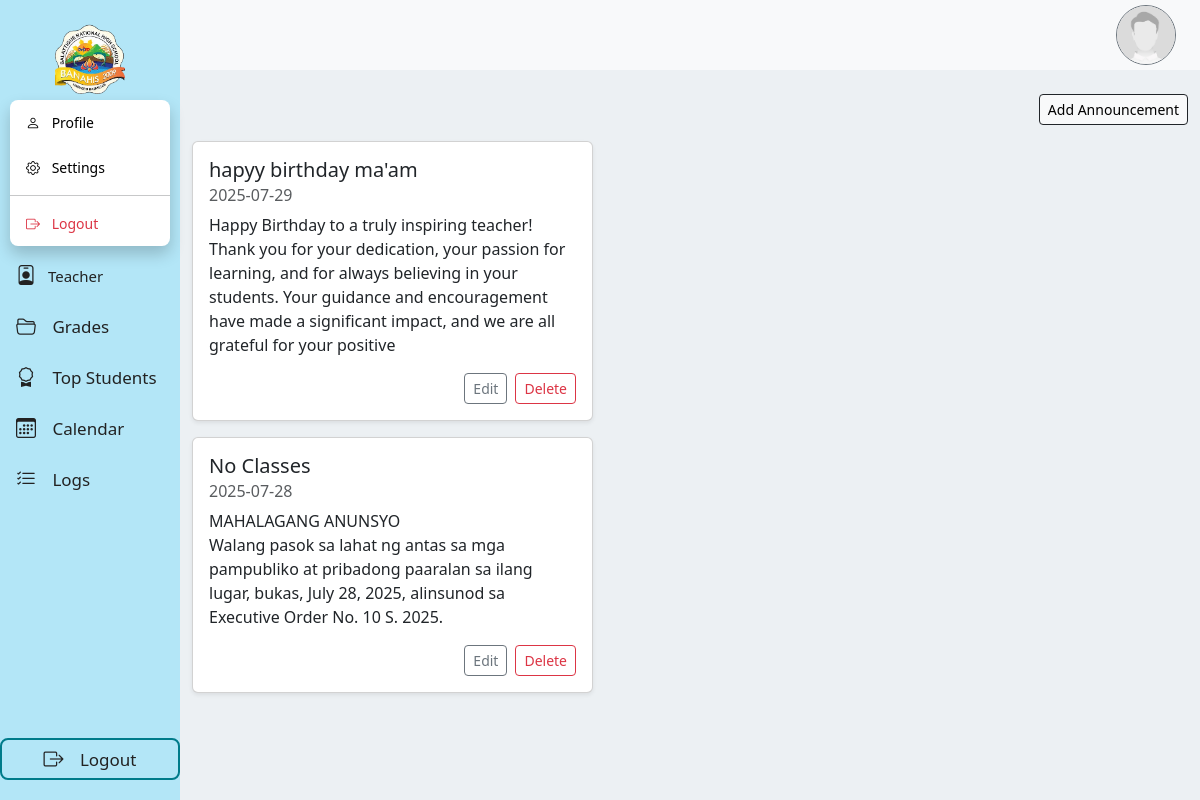
Page /administration/announcements.php on the committed database.
### tables this page shows
CREATE TABLE `announcement` (
  `id` int(11) NOT NULL,
  `title` varchar(250) NOT NULL,
  `date` date NOT NULL,
  `content` text NOT NULL
);

### administration/announcements.php (the view, shortened to what this page needs)
<?php
include '../config.php';
$announcements = $conn->query("SELECT * FROM announcement ORDER BY date DESC");
?>
<!DOCTYPE html>
<html lang="en">
<head>
  <link href="https://cdn.jsdelivr.net/npm/bootstrap@5.3.3/dist/css/bootstrap.min.css" rel="stylesheet">
</head>
<body>
 <?php include '../navs/adminNav.php'; ?>
<div class="container mt-4">
  <div class="d-flex justify-content-end mb-3">
    <button class="btn btn-light border-dark btn-sm" data-bs-toggle="modal" data-bs-target="#addModal">Add Announcement</button>
  </div>
  <div class="row justify-content-start">
    <div class="col-md-5">
      <?php while ($row = $announcements->fetch_assoc()): ?>
        <div class="card mb-3 shadow-sm">
          <div class="card-body">
            <h5 class="card-title"><?= htmlspecialchars($row['title']) ?></h5>
            <h6 class="card-subtitle mb-2 text-muted"><?= htmlspecialchars($row['date']) ?></h6>
            <p class="card-text"><?= nl2br(htmlspecialchars($row['content'])) ?></p>
            <div class="d-flex justify-content-end gap-2">
              <button class="btn btn-sm btn-outline-secondary" data-bs-toggle="modal" data-bs-target="#editModal<?= $row['id'] ?>">Edit</button>
              <form method="post" onsubmit="return confirm('Delete this announcement?')">
                <button type="submit" name="delete_announcement" class="btn btn-sm btn-outline-danger">Delete</button>
              </form>
            </div>
          </div>
        </div>
      <?php endwhile; ?>
    </div>
  </div>
</div>
</body>
</html>

### navs/adminNav.php (style rules this page uses)
body { background:rgb(236, 240, 243); margin-left: 180px !important; }

### rows in the picture
announcement: title "hapyy birthday ma'am", date "2025-07-29", content "Happy Birthday to a truly inspiring teacher! Thank you for your dedication, your passion for learning, and for always believing in your students. Your guidance and encouragement have made a significant impact, and we are all grateful for your positive"
announcement: title "No Classes", date "2025-07-28", content "MAHALAGANG ANUNSYO Walang pasok sa lahat ng antas sa mga pampubliko at pribadong paaralan sa ilang lugar, bukas, July 28, 2025, alinsunod sa Executive Order No. 10 S. 2025."
